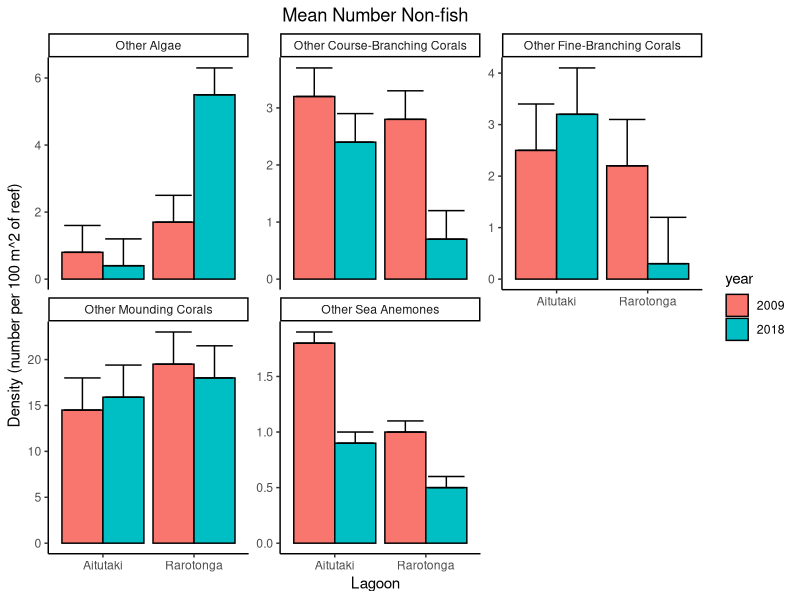
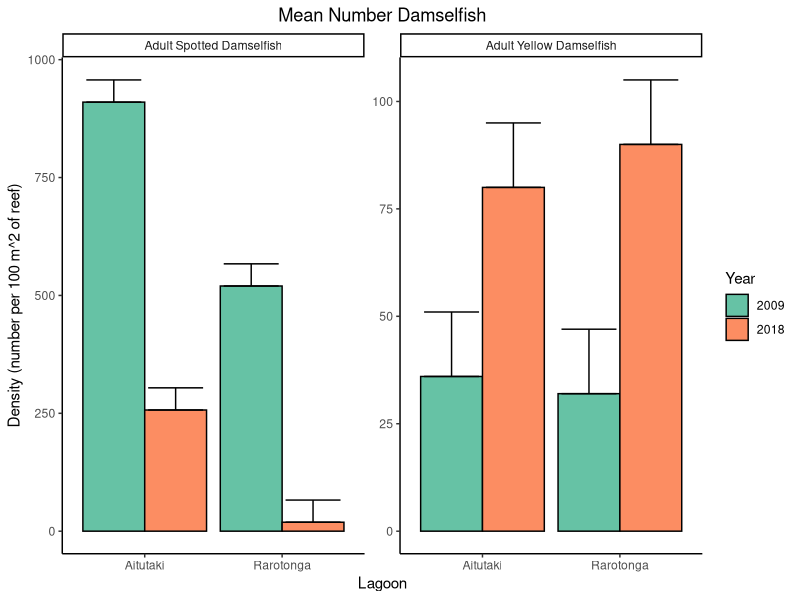

These figures' R source, in order:
## ---- chunk 1
knitr::opts_chunk$set(echo = TRUE)

library(tidyverse)
## ---- chunk 2
all_organisms <- read_csv("all_organsims.csv")

nonfish <- all_organisms %>%
  filter(grepl('Other', organism)) %>%
  select(-microhabitat) %>%
  transform(year = as.character(year))

other_plot <- ggplot(nonfish, 
                       aes(fill = year, x = place, y = density)) +
  geom_bar(position = "dodge", stat = "identity", color = "black") +
  geom_errorbar(aes(ymin = density, ymax = density + ci), 
                width=.8, position=position_dodge(.9)) +
  facet_wrap(~organism, scales = "free_y") +
  theme_classic() +
  theme(plot.title = element_text(hjust = 0.5))+
  labs(title = "Mean Number Non-fish", y = "Density (number per 100 m^2 of reef)",
       x = "Lagoon")

other_plot



## ---- chunk 3

damselfish <- all_organisms %>%
  filter(grepl( 'Damselfish', organism)) %>%
  filter(grepl( 'Adult', organism)) %>%
  select(-microhabitat) %>%
  transform(year = as.character(year))

damselfish_plot <- ggplot(damselfish, 
                       aes(fill = year, x = place, y = density)) +
  geom_bar(position = "dodge", stat = "identity", color = "black") +
  geom_errorbar(aes(ymin = density, ymax = density + ci), 
                width=.8, position=position_dodge(.9)) +
  facet_wrap(~organism, scales = "free_y") +
  theme_classic() +
  scale_fill_brewer("Year", palette="Set2") +
  theme(plot.title = element_text(hjust = 0.5))+
  labs(title = "Mean Number Damselfish", y = "Density (number per 100 m^2 of reef)",
       x = "Lagoon")

damselfish_plot
